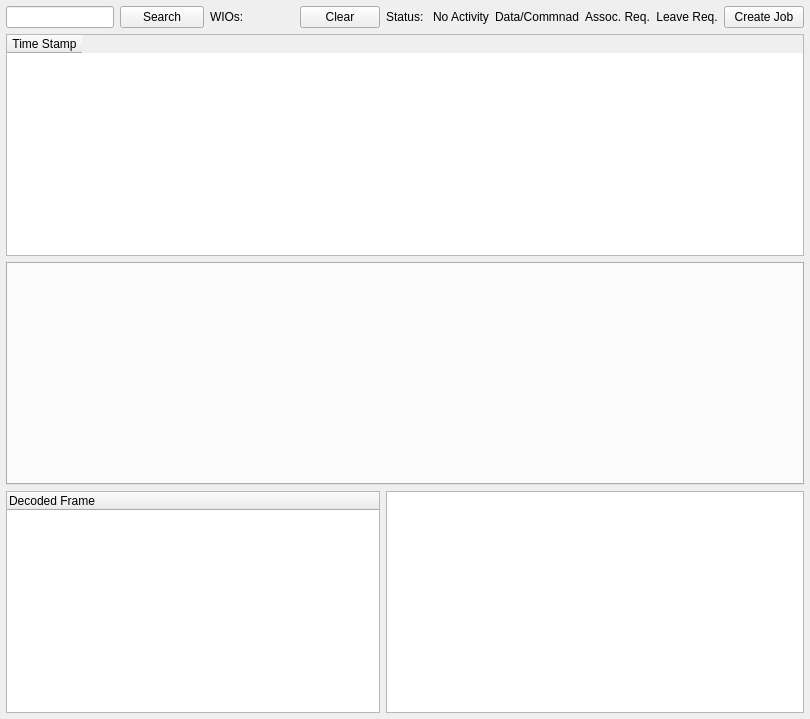
<?xml version="1.0" encoding="UTF-8"?>
<ui version="4.0">
 <class>flnetview</class>
 <widget class="QWidget" name="flnetview">
  <property name="geometry">
   <rect>
    <x>0</x>
    <y>0</y>
    <width>810</width>
    <height>719</height>
   </rect>
  </property>
  <property name="sizePolicy">
   <sizepolicy hsizetype="Expanding" vsizetype="Expanding">
    <horstretch>0</horstretch>
    <verstretch>2</verstretch>
   </sizepolicy>
  </property>
  <property name="windowTitle">
   <string>flnetview</string>
  </property>
  <layout class="QGridLayout" name="gridLayout">
   <item row="3" column="0">
    <widget class="QTreeWidget" name="frameDecodeView">
     <property name="sizePolicy">
      <sizepolicy hsizetype="Expanding" vsizetype="Expanding">
       <horstretch>0</horstretch>
       <verstretch>0</verstretch>
      </sizepolicy>
     </property>
     <property name="lineWidth">
      <number>2</number>
     </property>
     <property name="alternatingRowColors">
      <bool>true</bool>
     </property>
     <property name="columnCount">
      <number>1</number>
     </property>
     <property name="showGrid" stdset="0">
      <bool>false</bool>
     </property>
     <column>
      <property name="text">
       <string>Decoded Frame</string>
      </property>
     </column>
    </widget>
   </item>
   <item row="3" column="1">
    <widget class="QPlainTextEdit" name="dataText"/>
   </item>
   <item row="1" column="0" colspan="2">
    <widget class="QTableWidget" name="tableWidget">
     <property name="sizePolicy">
      <sizepolicy hsizetype="Expanding" vsizetype="Expanding">
       <horstretch>0</horstretch>
       <verstretch>0</verstretch>
      </sizepolicy>
     </property>
     <property name="lineWidth">
      <number>2</number>
     </property>
     <property name="alternatingRowColors">
      <bool>true</bool>
     </property>
     <property name="showGrid">
      <bool>false</bool>
     </property>
     <property name="columnCount">
      <number>1</number>
     </property>
     <attribute name="horizontalHeaderDefaultSectionSize">
      <number>75</number>
     </attribute>
     <attribute name="verticalHeaderVisible">
      <bool>false</bool>
     </attribute>
     <attribute name="verticalHeaderDefaultSectionSize">
      <number>20</number>
     </attribute>
     <column>
      <property name="text">
       <string>Time Stamp</string>
      </property>
     </column>
    </widget>
   </item>
   <item row="2" column="0" colspan="2">
    <widget class="QTabWidget" name="tabWidget">
     <property name="currentIndex">
      <number>-1</number>
     </property>
    </widget>
   </item>
   <item row="0" column="0">
    <layout class="QGridLayout" name="gridLayout_2">
     <item row="0" column="2">
      <widget class="QLabel" name="labelnWIO">
       <property name="text">
        <string>WIOs: </string>
       </property>
      </widget>
     </item>
     <item row="0" column="0">
      <widget class="QLineEdit" name="textSearch">
       <property name="sizePolicy">
        <sizepolicy hsizetype="Fixed" vsizetype="Fixed">
         <horstretch>0</horstretch>
         <verstretch>0</verstretch>
        </sizepolicy>
       </property>
      </widget>
     </item>
     <item row="0" column="1">
      <widget class="QPushButton" name="btnSearch">
       <property name="sizePolicy">
        <sizepolicy hsizetype="Preferred" vsizetype="Fixed">
         <horstretch>0</horstretch>
         <verstretch>0</verstretch>
        </sizepolicy>
       </property>
       <property name="maximumSize">
        <size>
         <width>100</width>
         <height>16777215</height>
        </size>
       </property>
       <property name="text">
        <string>Search</string>
       </property>
      </widget>
     </item>
     <item row="0" column="3">
      <widget class="QPushButton" name="pushButton_2">
       <property name="sizePolicy">
        <sizepolicy hsizetype="Fixed" vsizetype="Fixed">
         <horstretch>0</horstretch>
         <verstretch>0</verstretch>
        </sizepolicy>
       </property>
       <property name="text">
        <string>Clear</string>
       </property>
      </widget>
     </item>
    </layout>
   </item>
   <item row="0" column="1">
    <layout class="QGridLayout" name="gridLayout_3">
     <item row="1" column="2">
      <widget class="QLabel" name="labelRecent">
       <property name="text">
        <string>Data/Commnad</string>
       </property>
       <property name="alignment">
        <set>Qt::AlignCenter</set>
       </property>
      </widget>
     </item>
     <item row="1" column="3">
      <widget class="QLabel" name="labelJoined">
       <property name="text">
        <string>Assoc. Req.</string>
       </property>
       <property name="alignment">
        <set>Qt::AlignCenter</set>
       </property>
      </widget>
     </item>
     <item row="1" column="0">
      <widget class="QLabel" name="labelStatus">
       <property name="text">
        <string>Status: </string>
       </property>
      </widget>
     </item>
     <item row="1" column="1">
      <widget class="QLabel" name="labelNever">
       <property name="autoFillBackground">
        <bool>false</bool>
       </property>
       <property name="text">
        <string>No Activity</string>
       </property>
       <property name="alignment">
        <set>Qt::AlignCenter</set>
       </property>
      </widget>
     </item>
     <item row="1" column="4">
      <widget class="QLabel" name="labelLeft">
       <property name="text">
        <string>Leave Req.</string>
       </property>
       <property name="alignment">
        <set>Qt::AlignCenter</set>
       </property>
      </widget>
     </item>
     <item row="1" column="5">
      <widget class="QPushButton" name="pushButton">
       <property name="text">
        <string>Create Job</string>
       </property>
      </widget>
     </item>
    </layout>
   </item>
  </layout>
 </widget>
 <layoutdefault spacing="6" margin="6"/>
 <resources/>
 <connections>
  <connection>
   <sender>btnSearch</sender>
   <signal>clicked()</signal>
   <receiver>flnetview</receiver>
   <slot>onSearch()</slot>
   <hints>
    <hint type="sourcelabel">
     <x>309</x>
     <y>24</y>
    </hint>
    <hint type="destinationlabel">
     <x>254</x>
     <y>271</y>
    </hint>
   </hints>
  </connection>
 </connections>
 <slots>
  <slot>onSearch()</slot>
 </slots>
</ui>
